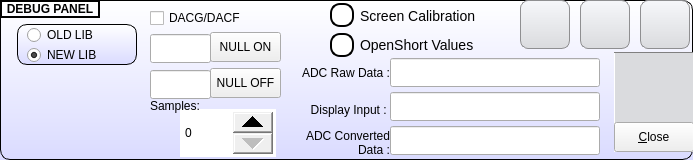
  <widget class="QGroupBox" name="debugPanel">
   <property name="geometry">
    <rect>
     <x>10</x>
     <y>433</y>
     <width>693</width>
     <height>160</height>
    </rect>
   </property>
   <property name="font">
    <font>
     <weight>75</weight>
     <bold>true</bold>
    </font>
   </property>
   <property name="styleSheet">
    <string notr="true">QGroupBox{border:1px solid black; background-color: qlineargradient(x1: 0, y1: 0, x2: 0, y2: 1,stop: 0 #ffffff, stop: 1 #dadbff);border-radius:10px;}
 QGroupBox::title {
     subcontrol-origin: margin;
     subcontrol-position: top left; /* position at the top center */
     padding: 0 3px;
	 border: 2px solid black;
 }</string>
   </property>
   <property name="title">
    <string>DEBUG PANEL</string>
   </property>
   <widget class="QPushButton" name="pushButton_16">
    <property name="geometry">
     <rect>
      <x>580</x>
      <y>0</y>
      <width>50</width>
      <height>49</height>
     </rect>
    </property>
    <property name="styleSheet">
     <string notr="true">QPushButton {border: 1px solid #8f8f91; border-radius: 8px; background-color: qlineargradient(x1: 0, y1: 0, x2: 0, y2: 1,stop: 0 #f6f7fa, stop: 1 #dadbde); color:blue;}
</string>
    </property>
    <property name="text">
     <string/>
    </property>
    <property name="icon">
     <iconset resource="svgResource.qrc">
      <normaloff>:/Letter-R-icon.png</normaloff>:/Letter-R-icon.png</iconset>
    </property>
    <property name="iconSize">
     <size>
      <width>48</width>
      <height>48</height>
     </size>
    </property>
   </widget>
   <widget class="QPushButton" name="pushButton">
    <property name="geometry">
     <rect>
      <x>640</x>
      <y>0</y>
      <width>50</width>
      <height>49</height>
     </rect>
    </property>
    <property name="styleSheet">
     <string notr="true">QPushButton {border: 1px solid #8f8f91; border-radius: 8px; background-color: qlineargradient(x1: 0, y1: 0, x2: 0, y2: 1,stop: 0 #f6f7fa, stop: 1 #dadbde); color:blue;}
</string>
    </property>
    <property name="text">
     <string/>
    </property>
    <property name="icon">
     <iconset resource="svgResource.qrc">
      <normaloff>:/Control-Panel-icon.png</normaloff>:/Control-Panel-icon.png</iconset>
    </property>
    <property name="iconSize">
     <size>
      <width>48</width>
      <height>48</height>
     </size>
    </property>
   </widget>
   <widget class="QPushButton" name="HAADC">
    <property name="geometry">
     <rect>
      <x>520</x>
      <y>0</y>
      <width>50</width>
      <height>49</height>
     </rect>
    </property>
    <property name="styleSheet">
     <string notr="true">QPushButton {border: 1px solid #8f8f91; border-radius: 8px; background-color: qlineargradient(x1: 0, y1: 0, x2: 0, y2: 1,stop: 0 #f6f7fa, stop: 1 #dadbde); color:blue;}
</string>
    </property>
    <property name="text">
     <string/>
    </property>
    <property name="icon">
     <iconset resource="svgResource.qrc">
      <normaloff>:/Letter-A-icon.png</normaloff>:/Letter-A-icon.png</iconset>
    </property>
    <property name="iconSize">
     <size>
      <width>48</width>
      <height>48</height>
     </size>
    </property>
   </widget>
   <widget class="QCheckBox" name="calibrateDisplay">
    <property name="geometry">
     <rect>
      <x>330</x>
      <y>0</y>
      <width>170</width>
      <height>31</height>
     </rect>
    </property>
    <property name="font">
     <font>
      <pointsize>-1</pointsize>
      <weight>50</weight>
      <italic>false</italic>
      <bold>false</bold>
     </font>
    </property>
    <property name="focusPolicy">
     <enum>Qt::NoFocus</enum>
    </property>
    <property name="styleSheet">
     <string notr="true">QCheckBox{
font: 14px;
color:black;
}
 QCheckBox::indicator {
     width: 20px;
     height:20px;
   border: 2px solid black;
	 border-radius:10;

 }
 QCheckBox::indicator::unchecked {
		background-color:white;
     }

     QCheckBox::indicator:unchecked:hover {
		background-color:white;
     }

     QCheckBox::indicator:unchecked:pressed {
		background-color:white;
     }

     QCheckBox::indicator::checked {
		background-color:#f2a400;
     }

     QCheckBox::indicator:checked:hover {
		background-color:#f2a400;
     }

     QCheckBox::indicator:checked:pressed {
		background-color:#f2a400;
     }</string>
    </property>
    <property name="text">
     <string>Screen Calibration</string>
    </property>
   </widget>
   <widget class="QGroupBox" name="haadcFrame">
    <property name="geometry">
     <rect>
      <x>614</x>
      <y>52</y>
      <width>80</width>
      <height>100</height>
     </rect>
    </property>
    <property name="font">
     <font>
      <family>DejaVu Sans</family>
     </font>
    </property>
    <property name="styleSheet">
     <string notr="true">QGroupBox{
border:1px solid white; background-color: #dadbde;border-radius:10px;
border-top:1px qlineargradient(x1: 0, y1: 0, x2: 0, y2: 1,stop: 0 #f6f7fa, stop: 1 #dadbde); border-top-right-radius: 0px;
 border-top-left-radius: 0px;
border-top:1px solid gray;
;border-bottom-right-radius: 0px;
 border-bottom-left-radius: 0px;
border-top:1px solid gray; border-top-right-radius: 0px;
 border-top-left-radius: 0px;
}
</string>
    </property>
    <property name="title">
     <string/>
    </property>
    <widget class="QPushButton" name="haadcClose">
     <property name="geometry">
      <rect>
       <x>0</x>
       <y>70</y>
       <width>80</width>
       <height>30</height>
      </rect>
     </property>
     <property name="text">
      <string>&amp;Close</string>
     </property>
    </widget>
   </widget>
   <widget class="QLabel" name="label_22">
    <property name="geometry">
     <rect>
      <x>280</x>
      <y>64</y>
      <width>110</width>
      <height>17</height>
     </rect>
    </property>
    <property name="text">
     <string>ADC Raw Data :</string>
    </property>
    <property name="alignment">
     <set>Qt::AlignRight|Qt::AlignTrailing|Qt::AlignVCenter</set>
    </property>
   </widget>
   <widget class="QLabel" name="label_23">
    <property name="geometry">
     <rect>
      <x>270</x>
      <y>128</y>
      <width>120</width>
      <height>30</height>
     </rect>
    </property>
    <property name="text">
     <string>ADC Converted
Data :</string>
    </property>
    <property name="alignment">
     <set>Qt::AlignRight|Qt::AlignTrailing|Qt::AlignVCenter</set>
    </property>
   </widget>
   <widget class="QLineEdit" name="adcRawData">
    <property name="geometry">
     <rect>
      <x>390</x>
      <y>58</y>
      <width>210</width>
      <height>29</height>
     </rect>
    </property>
    <property name="font">
     <font>
      <family>DejaVu Sans</family>
      <weight>75</weight>
      <bold>true</bold>
     </font>
    </property>
    <property name="alignment">
     <set>Qt::AlignCenter</set>
    </property>
   </widget>
   <widget class="QLineEdit" name="adcConvData">
    <property name="geometry">
     <rect>
      <x>390</x>
      <y>126</y>
      <width>210</width>
      <height>29</height>
     </rect>
    </property>
    <property name="font">
     <font>
      <family>DejaVu Sans</family>
      <weight>75</weight>
      <bold>true</bold>
     </font>
    </property>
    <property name="alignment">
     <set>Qt::AlignCenter</set>
    </property>
   </widget>
   <widget class="QLineEdit" name="displayInput">
    <property name="geometry">
     <rect>
      <x>390</x>
      <y>92</y>
      <width>210</width>
      <height>29</height>
     </rect>
    </property>
    <property name="font">
     <font>
      <family>DejaVu Sans</family>
      <weight>75</weight>
      <bold>true</bold>
     </font>
    </property>
    <property name="alignment">
     <set>Qt::AlignCenter</set>
    </property>
   </widget>
   <widget class="QLabel" name="label_25">
    <property name="geometry">
     <rect>
      <x>270</x>
      <y>95</y>
      <width>120</width>
      <height>30</height>
     </rect>
    </property>
    <property name="text">
     <string>Display Input : </string>
    </property>
    <property name="alignment">
     <set>Qt::AlignRight|Qt::AlignTrailing|Qt::AlignVCenter</set>
    </property>
   </widget>
   <widget class="QPushButton" name="pushButton_2">
    <property name="geometry">
     <rect>
      <x>210</x>
      <y>32</y>
      <width>71</width>
      <height>30</height>
     </rect>
    </property>
    <property name="text">
     <string>NULL ON</string>
    </property>
   </widget>
   <widget class="QPushButton" name="pushButton_3">
    <property name="geometry">
     <rect>
      <x>210</x>
      <y>68</y>
      <width>71</width>
      <height>30</height>
     </rect>
    </property>
    <property name="text">
     <string>NULL OFF</string>
    </property>
   </widget>
   <widget class="QLineEdit" name="lineEdit">
    <property name="geometry">
     <rect>
      <x>150</x>
      <y>70</y>
      <width>61</width>
      <height>29</height>
     </rect>
    </property>
   </widget>
   <widget class="QCheckBox" name="openShortEnable">
    <property name="geometry">
     <rect>
      <x>330</x>
      <y>30</y>
      <width>160</width>
      <height>30</height>
     </rect>
    </property>
    <property name="styleSheet">
     <string notr="true">QCheckBox{
font: 14px;
color:black;
}
 QCheckBox::indicator {
     width: 20px;
     height:20px;
   border: 2px solid black;
	 border-radius:10;

 }
 QCheckBox::indicator::unchecked {
		background-color:white;
     }

     QCheckBox::indicator:unchecked:hover {
		background-color:white;
     }

     QCheckBox::indicator:unchecked:pressed {
		background-color:white;
     }

     QCheckBox::indicator::checked {
		background-color:#f2a400;
     }

     QCheckBox::indicator:checked:hover {
		background-color:#f2a400;
     }

     QCheckBox::indicator:checked:pressed {
		background-color:#f2a400;
     }</string>
    </property>
    <property name="text">
     <string>OpenShort Values</string>
    </property>
    <property name="checked">
     <bool>false</bool>
    </property>
   </widget>
   <widget class="QLineEdit" name="displayOffset">
    <property name="geometry">
     <rect>
      <x>150</x>
      <y>34</y>
      <width>61</width>
      <height>29</height>
     </rect>
    </property>
   </widget>
   <widget class="QPushButton" name="left">
    <property name="geometry">
     <rect>
      <x>10</x>
      <y>125</y>
      <width>40</width>
      <height>33</height>
     </rect>
    </property>
    <property name="focusPolicy">
     <enum>Qt::NoFocus</enum>
    </property>
    <property name="styleSheet">
     <string notr="true">QPushButton {
         border: 2px solid rgba(0,0,0,0);
         border-radius: 15px;
         background-color: rgba(0,0,0,0);
     }

     QPushButton:pressed {
		background-color: qlineargradient(x1: 0, y1: 0, x2: 0, y2: 1,stop: 0 #dadbde, stop: 1 #f6f7fa);
     }

     QPushButton:flat {
         border: none; /* no border for a flat push button */
     }

     QPushButton:default {
         border-color: navy; /* make the default button prominent */
     }</string>
    </property>
    <property name="text">
     <string/>
    </property>
    <property name="icon">
     <iconset resource="svgResource.qrc">
      <normaloff>:/Button-Previous-icon.png</normaloff>:/Button-Previous-icon.png</iconset>
    </property>
    <property name="iconSize">
     <size>
      <width>32</width>
      <height>32</height>
     </size>
    </property>
   </widget>
   <widget class="QPushButton" name="right">
    <property name="geometry">
     <rect>
      <x>42</x>
      <y>125</y>
      <width>40</width>
      <height>33</height>
     </rect>
    </property>
    <property name="focusPolicy">
     <enum>Qt::NoFocus</enum>
    </property>
    <property name="styleSheet">
     <string notr="true">QPushButton {
         border: 2px solid rgba(0,0,0,0);
         border-radius: 15px;
         background-color: rgba(0,0,0,0);
     }

     QPushButton:pressed {
		background-color: qlineargradient(x1: 0, y1: 0, x2: 0, y2: 1,stop: 0 #dadbde, stop: 1 #f6f7fa);
     }

     QPushButton:flat {
         border: none; /* no border for a flat push button */
     }

     QPushButton:default {
         border-color: navy; /* make the default button prominent */
     }</string>
    </property>
    <property name="text">
     <string/>
    </property>
    <property name="icon">
     <iconset resource="svgResource.qrc">
      <normaloff>:/Button-Next-icon.png</normaloff>:/Button-Next-icon.png</iconset>
    </property>
    <property name="iconSize">
     <size>
      <width>32</width>
      <height>32</height>
     </size>
    </property>
   </widget>
   <widget class="QPushButton" name="down">
    <property name="geometry">
     <rect>
      <x>106</x>
      <y>125</y>
      <width>40</width>
      <height>33</height>
     </rect>
    </property>
    <property name="focusPolicy">
     <enum>Qt::NoFocus</enum>
    </property>
    <property name="styleSheet">
     <string notr="true">QPushButton {
         border: 2px solid rgba(0,0,0,0);
         border-radius: 15px;
         background-color: rgba(0,0,0,0);
     }

     QPushButton:pressed {
		background-color: qlineargradient(x1: 0, y1: 0, x2: 0, y2: 1,stop: 0 #dadbde, stop: 1 #f6f7fa);
     }

     QPushButton:flat {
         border: none; /* no border for a flat push button */
     }

     QPushButton:default {
         border-color: navy; /* make the default button prominent */
     }</string>
    </property>
    <property name="text">
     <string/>
    </property>
    <property name="icon">
     <iconset resource="svgResource.qrc">
      <normaloff>:/Button-Download-icon.png</normaloff>:/Button-Download-icon.png</iconset>
    </property>
    <property name="iconSize">
     <size>
      <width>32</width>
      <height>32</height>
     </size>
    </property>
   </widget>
   <widget class="QPushButton" name="up">
    <property name="geometry">
     <rect>
      <x>74</x>
      <y>125</y>
      <width>40</width>
      <height>33</height>
     </rect>
    </property>
    <property name="focusPolicy">
     <enum>Qt::NoFocus</enum>
    </property>
    <property name="styleSheet">
     <string notr="true">QPushButton {
         border: 2px solid rgba(0,0,0,0);
         border-radius: 15px;
         background-color: rgba(0,0,0,0);
     }

     QPushButton:pressed {
		background-color: qlineargradient(x1: 0, y1: 0, x2: 0, y2: 1,stop: 0 #dadbde, stop: 1 #f6f7fa);
     }

     QPushButton:flat {
         border: none; /* no border for a flat push button */
     }

     QPushButton:default {
         border-color: navy; /* make the default button prominent */
     }</string>
    </property>
    <property name="text">
     <string/>
    </property>
    <property name="icon">
     <iconset resource="svgResource.qrc">
      <normaloff>:/Button-Upload-icon.png</normaloff>:/Button-Upload-icon.png</iconset>
    </property>
    <property name="iconSize">
     <size>
      <width>32</width>
      <height>32</height>
     </size>
    </property>
   </widget>
   <widget class="QCheckBox" name="checkBox">
    <property name="geometry">
     <rect>
      <x>150</x>
      <y>7</y>
      <width>130</width>
      <height>22</height>
     </rect>
    </property>
    <property name="text">
     <string>DACG/DACF</string>
    </property>
   </widget>
   <widget class="QGroupBox" name="selectLib">
    <property name="geometry">
     <rect>
      <x>17</x>
      <y>24</y>
      <width>120</width>
      <height>41</height>
     </rect>
    </property>
    <property name="title">
     <string/>
    </property>
    <widget class="QRadioButton" name="oldLib">
     <property name="geometry">
      <rect>
       <x>10</x>
       <y>0</y>
       <width>115</width>
       <height>22</height>
      </rect>
     </property>
     <property name="text">
      <string>OLD LIB</string>
     </property>
     <property name="checked">
      <bool>false</bool>
     </property>
    </widget>
    <widget class="QRadioButton" name="newLib">
     <property name="geometry">
      <rect>
       <x>10</x>
       <y>20</y>
       <width>115</width>
       <height>22</height>
      </rect>
     </property>
     <property name="text">
      <string>NEW LIB</string>
     </property>
     <property name="checked">
      <bool>true</bool>
     </property>
    </widget>
   </widget>
   <widget class="QLabel" name="label_2">
    <property name="geometry">
     <rect>
      <x>150</x>
      <y>97</y>
      <width>67</width>
      <height>17</height>
     </rect>
    </property>
    <property name="text">
     <string>Samples:</string>
    </property>
   </widget>
   <widget class="QSpinBox" name="SpinSamples">
    <property name="geometry">
     <rect>
      <x>180</x>
      <y>109</y>
      <width>96</width>
      <height>48</height>
     </rect>
    </property>
    <property name="styleSheet">
     <string notr="true">QSpinBox::up-button {
     width: 40px; 
 }
QSpinBox::down-button {
     width: 40px;
 }</string>
    </property>
   </widget>
   <zorder>pushButton_16</zorder>
   <zorder>pushButton</zorder>
   <zorder>HAADC</zorder>
   <zorder>calibrateDisplay</zorder>
   <zorder>haadcFrame</zorder>
   <zorder>label_22</zorder>
   <zorder>label_23</zorder>
   <zorder>adcRawData</zorder>
   <zorder>adcConvData</zorder>
   <zorder>displayInput</zorder>
   <zorder>label_25</zorder>
   <zorder>pushButton_2</zorder>
   <zorder>pushButton_3</zorder>
   <zorder>lineEdit</zorder>
   <zorder>openShortEnable</zorder>
   <zorder>displayOffset</zorder>
   <zorder>left</zorder>
   <zorder>right</zorder>
   <zorder>down</zorder>
   <zorder>up</zorder>
   <zorder>checkBox</zorder>
   <zorder>selectLib</zorder>
   <zorder>SpinSamples</zorder>
   <zorder>label_2</zorder>
  </widget>
